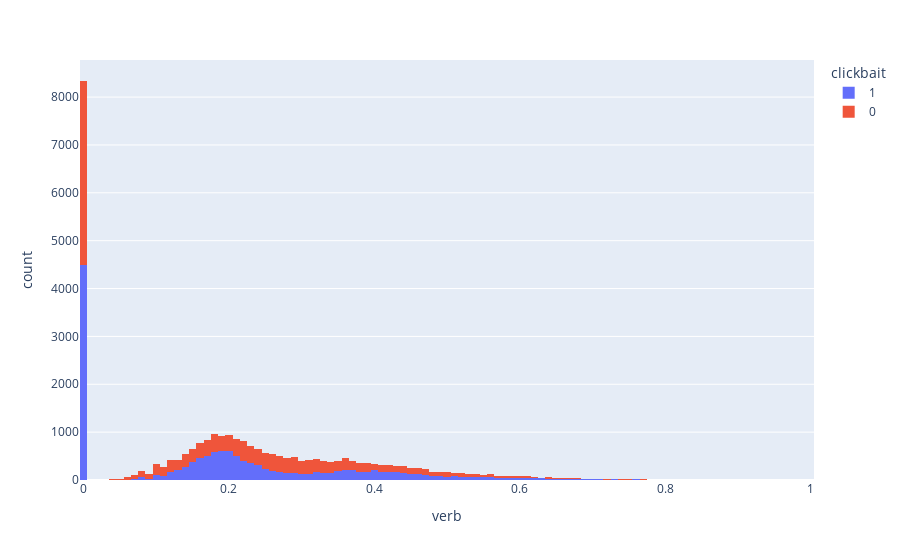

The notebook cell saved with this chart:
### Code cell
px.histogram(data_final, x='verb', color='clickbait')

### Figure 1 — Plotly figure (JSON) as saved in the notebook; plotly's stock layout.template omitted (floating-point values rounded to 4 significant figures; data arrays with more than 128 entries replaced by an {"elided": "..."} marker saying what was removed)
{"data": [{"alignmentgroup": "True", "bingroup": "x", "hovertemplate": "clickbait=1<br>verb=%{x}<br>count=%{y}<extra></extra>", "legendgroup": "1", "marker": {"color": "#636efa", "pattern": {"shape": ""}}, "name": "1", "offsetgroup": "1", "orientation": "v", "showlegend": true, "x": {"elided": "15000 float values"}, "xaxis": "x", "yaxis": "y", "type": "histogram"}, {"alignmentgroup": "True", "bingroup": "x", "hovertemplate": "clickbait=0<br>verb=%{x}<br>count=%{y}<extra></extra>", "legendgroup": "0", "marker": {"color": "#EF553B", "pattern": {"shape": ""}}, "name": "0", "offsetgroup": "0", "orientation": "v", "showlegend": true, "x": {"elided": "15000 float values"}, "xaxis": "x", "yaxis": "y", "type": "histogram"}], "layout": {"xaxis": {"anchor": "y", "domain": [0.0, 1.0], "title": {"text": "verb"}}, "yaxis": {"anchor": "x", "domain": [0.0, 1.0], "title": {"text": "count"}}, "legend": {"title": {"text": "clickbait"}, "tracegroupgap": 0}, "margin": {"t": 60}, "barmode": "relative"}}
